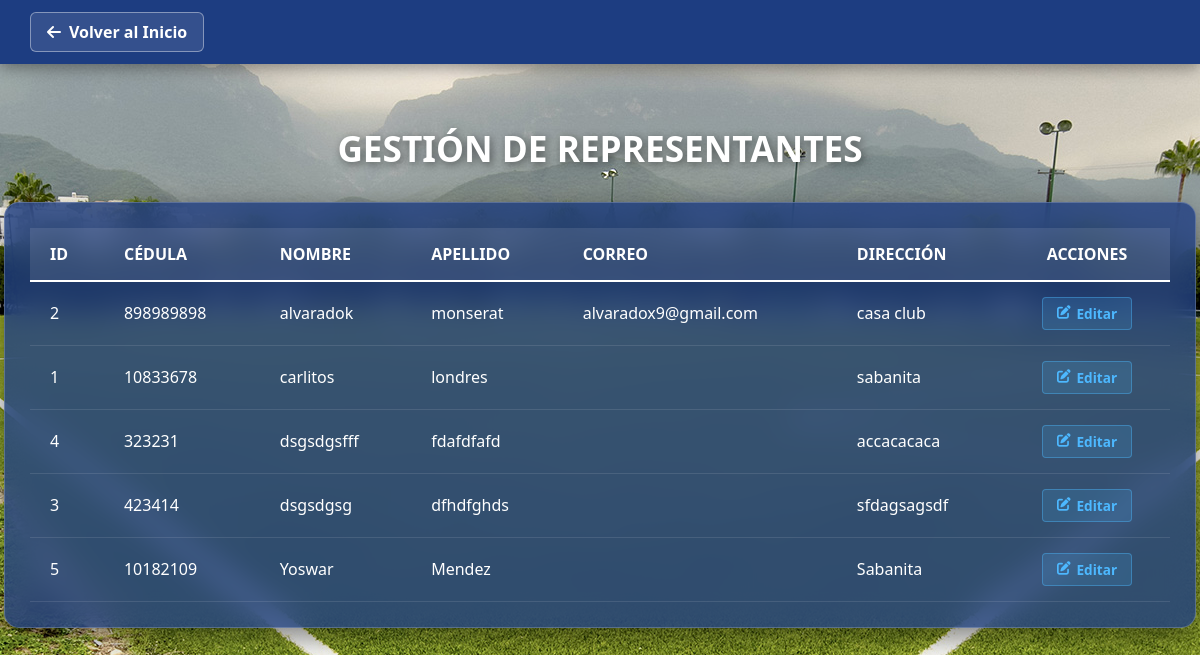
Page /vista/ver_representantes.php (signed in) on the committed database.
### tables this page shows
CREATE TABLE `representantes` (
  `id` int(150) NOT NULL,
  `cedula` varchar(20) NOT NULL,
  `nombre` varchar(100) NOT NULL,
  `apellido` varchar(100) NOT NULL,
  `telefono` varchar(30) NOT NULL,
  `correo` varchar(100) NOT NULL,
  `direccion` text NOT NULL
);

### controlador/controlador_ver_representantes.php (called while the page is built)
<?php
require_once 'conexion.php';
$resultado = $conexion->query("SELECT id, cedula, nombre, apellido, correo, direccion FROM representantes ORDER BY nombre ASC");
?>

### vista/ver_representantes.php (the view, shortened to what this page needs)
<?php
require_once '../controlador/controlador_ver_representantes.php';
?>
<!DOCTYPE html>
<html lang="es">
<head>
    <link rel="stylesheet" href="../estilo/style16.css">
    <link rel="stylesheet" href="https://cdnjs.cloudflare.com/ajax/libs/font-awesome/6.0.0/css/all.min.css">
</head>
<body>
    <header class="main-header">
        <div class="header-container">
<a href="../vista/inicio.php" class="btn-back">
    <i class="fas fa-arrow-left"></i> Volver al Inicio
</a>
        </div>
    </header>
    <main class="central-container">
        <h1 class="main-title">Gestión de Representantes</h1>
        <div class="glass-table-container">
            <?php if (isset($resultado) && $resultado->num_rows > 0): ?>
                <table class="user-table">
                    <thead>
                        <tr>
                            <th>ID</th>
                            <th>Cédula</th>
                            <th>Nombre</th>
                            <th>Apellido</th>
                            <th>Correo</th>
                            <th>Dirección</th>
                            <th style="text-align: center;">Acciones</th>
                        </tr>
                    </thead>
                    <tbody>
                        <?php while($row = $resultado->fetch_assoc()): ?>
                            <tr>
                                <td><?php echo $row['id']; ?></td>
                                <td><?php echo htmlspecialchars($row['cedula']); ?></td>
                                <td><?php echo htmlspecialchars($row['nombre']); ?></td>
                                <td><?php echo htmlspecialchars($row['apellido']); ?></td>
                                <td><?php echo htmlspecialchars($row['correo']); ?></td>
                                <td><?php echo htmlspecialchars($row['direccion']); ?></td>
                                <td class="action-cell">
                                    <a href="editar_representante.php?id=<?php echo $row['id']; ?>" class="btn-table edit">
                                        <i class="fas fa-edit"></i> Editar
                                    </a>
                                </td>
                            </tr>
                        <?php endwhile; ?>
                    </tbody>
                </table>
            <?php endif; ?>
        </div>
    </main>
</body>
</html>

### estilo/style16.css (style rules this page uses)
body { margin: 0; padding: 0; font-family: 'Segoe UI', sans-serif; background-image: url('../estilo/background_cancha.jpg'); background-size: cover; background-position: center; background-attachment: fixed; height: 100vh; }
.main-header { background-color: #1D3D81; width: 100%; padding: 12px 0; position: fixed; top: 0; z-index: 1000; box-shadow: 0 4px 15px rgba(0,0,0,0.4); }
.header-container { display: flex; justify-content: space-between; align-items: center; padding: 0 30px; }
.btn-back { background: rgba(255, 255, 255, 0.1); color: white; text-decoration: none; padding: 8px 16px; border-radius: 6px; border: 1px solid rgba(255, 255, 255, 0.4); font-weight: 600; transition: 0.3s; display: flex; align-items: center; gap: 8px; }
.central-container { padding-top: 100px; display: flex; flex-direction: column; align-items: center; }
.main-title { color: white; font-size: 2.2rem; text-transform: uppercase; text-shadow: 2px 2px 8px rgba(0,0,0,0.5); margin-bottom: 30px; }
.glass-table-container { background: rgba(29, 61, 129, 0.8); backdrop-filter: blur(15px); -webkit-backdrop-filter: blur(15px); border: 1px solid rgba(255, 255, 255, 0.2); border-radius: 15px; padding: 25px; width: 95%; max-width: 1200px; box-shadow: 0 10px 30px rgba(0,0,0,0.5); overflow-x: auto; margin: 0 auto; }
.user-table { width: 100%; border-collapse: collapse; color: white; text-align: left; }
.user-table thead tr { background-color: rgba(255, 255, 255, 0.1); border-bottom: 2px solid white; }
.user-table th { color: #FFFFFF; font-weight: bold; text-transform: uppercase; padding: 15px 20px; }
.user-table td { padding: 15px 20px; }
.user-table tbody tr { border-bottom: 1px solid rgba(255, 255, 255, 0.1); transition: background 0.3s; }
.action-cell { display: flex; gap: 10px; justify-content: center; align-items: center; }
.btn-table { text-decoration: none; padding: 6px 14px; border-radius: 4px; font-size: 0.85rem; font-weight: 600; display: inline-flex; align-items: center; gap: 6px; transition: all 0.3s ease; border: 1px solid transparent; }
.btn-table.edit { background: rgba(77, 184, 255, 0.15); color: #4db8ff; border-color: rgba(77, 184, 255, 0.4); }

### rows in the picture
representantes: id "2", cedula "898989898", nombre "alvaradok", apellido "monserat", correo "alvaradox9@gmail.com", direccion "casa club"
representantes: id "1", cedula "10833678", nombre "carlitos", apellido "londres", direccion "sabanita"
representantes: id "4", cedula "323231", nombre "dsgsdgsfff", apellido "fdafdfafd", direccion "accacacaca"
representantes: id "3", cedula "423414", nombre "dsgsdgsg", apellido "dfhdfghds", direccion "sfdagsagsdf"
representantes: id "5", cedula "10182109", nombre "Yoswar", apellido "Mendez", direccion "Sabanita"
